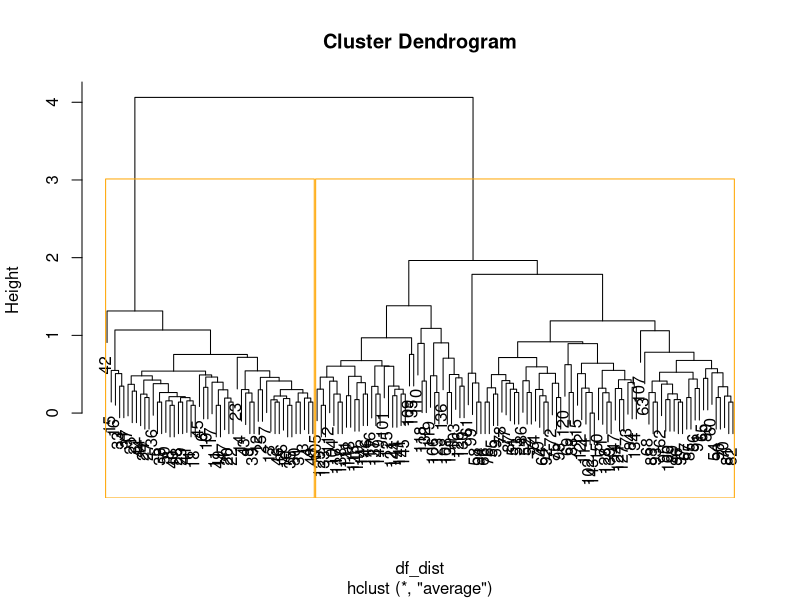

The R script that drew this image:
library(dplyr)
df <- iris
df <- df[,1:4]
# Finding distance matrix
df_dist <- dist(df, method = 'euclidean')
df_dist

set.seed(123) # Setting seed

# Trainning Dataset
h_clust <- hclust(df_dist, method = "average")
h_clust

# Plotting dendrogram
plot(h_clust)

# Cutting tree by no. of clusters
fit <- cutree(h_clust, k = 2 )
fit

table(fit)
rect.hclust(h_clust, k = 2, border = "orange")

cluster_df <- as.data.frame(fit)
df_final <- cbind(df, cluster_df)
